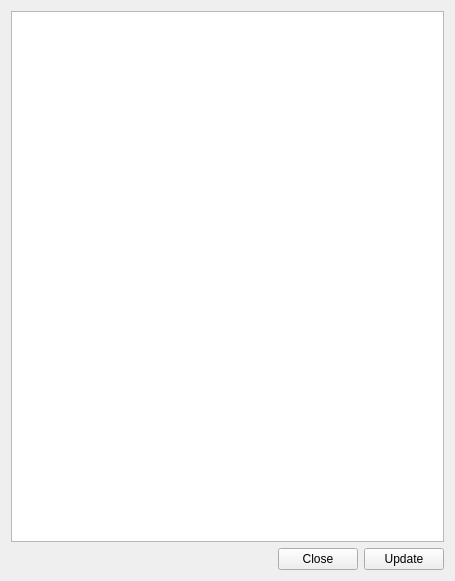
<?xml version="1.0" encoding="UTF-8"?>
<ui version="4.0">
 <class>UpdateAssets</class>
 <widget class="QWidget" name="UpdateAssets">
  <property name="geometry">
   <rect>
    <x>0</x>
    <y>0</y>
    <width>455</width>
    <height>581</height>
   </rect>
  </property>
  <property name="windowTitle">
   <string>Form</string>
  </property>
  <layout class="QVBoxLayout" name="verticalLayout">
   <item>
    <widget class="QSplitter" name="splitter">
     <property name="orientation">
      <enum>Qt::Horizontal</enum>
     </property>
     <widget class="QListWidget" name="listWidget"/>
    </widget>
   </item>
   <item>
    <layout class="QHBoxLayout" name="horizontalLayout">
     <item>
      <spacer name="horizontalSpacer">
       <property name="orientation">
        <enum>Qt::Horizontal</enum>
       </property>
       <property name="sizeHint" stdset="0">
        <size>
         <width>558</width>
         <height>20</height>
        </size>
       </property>
      </spacer>
     </item>
     <item>
      <widget class="QPushButton" name="pushButton_close">
       <property name="text">
        <string>Close</string>
       </property>
      </widget>
     </item>
     <item>
      <widget class="QPushButton" name="pushButton_update">
       <property name="text">
        <string>Update</string>
       </property>
      </widget>
     </item>
    </layout>
   </item>
  </layout>
 </widget>
 <resources/>
 <connections/>
</ui>
